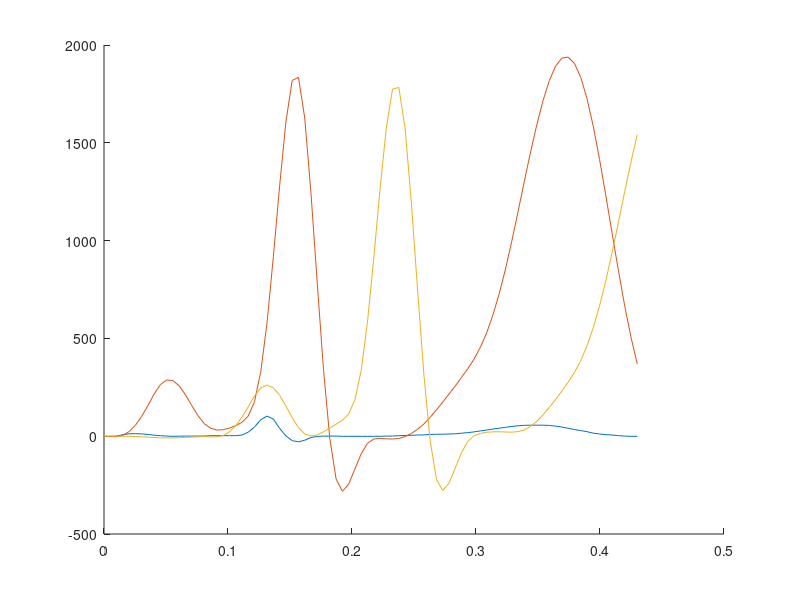
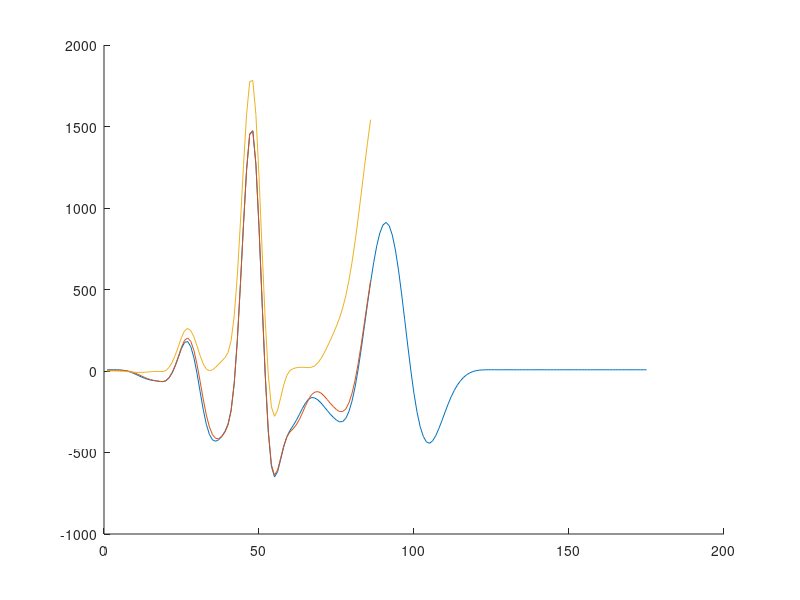

Source code (MATLAB) for these figures, in order:
close all
clear all
data = csvread('ECG_Values.csv')
y_vals = interp1(data(:,1),data(:,2),linspace(0,data(632,1),86))
y_vals = -y_vals+110;
x_vals = linspace(0,data(632,1),86)

f = linspace(0,200,176);
f = f(1:175);
H = ((1-exp(-12*j*pi.*f/200)).^2./(1- exp(-2*j*pi.*f/200)).^2).*(exp(-32*j*pi.*f/200) - 1/32*(1-exp(-64*j*pi.*f/200)).^1./(1- exp(-2*j*pi.*f/200)).^1);
H(1) = 1-1/32
ECG = fft(y_vals,175);
%ECG_PB = H(2:87).*ECG(2:87);
ECG_PB = H.*ECG;
%figure
%plot(f,abs(ECG_PB)/max(abs(ECG_PB)))
%plot(abs(ECG_PB)/max(abs(ECG_PB)))

f = linspace(0,200,87);
f = f(1:86);
H = ((1-exp(-12*j*pi.*f/200)).^2./(1- exp(-2*j*pi.*f/200)).^2).*(exp(-32*j*pi.*f/200) - 1/32*(1-exp(-64*j*pi.*f/200)).^1./(1- exp(-2*j*pi.*f/200)).^1);
H(1) = 1-1/32
%figure
ht = real(ifft(H))
hpb = conv(y_vals(1:86),fliplr(ht),"same")
%plot(hpb)

%eq° diff
%passe bas
ecg = y_vals;
for i = 1:length(y_vals)
  if (i<2)
  ecg_f1(i) = ecg(i);
  endif

  if (i>=2&&i<3)
  ecg_f1(i) = ecg(i) + 2*ecg_f1(i-1);
endif

  if (i>=3&&i<7)
  ecg_f1(i) = ecg(i) + 2*ecg_f1(i-1)- ecg_f1(i-2);
  endif

  if (i>=7&&i<13)
    ecg_f1(i) = ecg(i) + 2*ecg_f1(i-1)- ecg_f1(i-2) - 2*ecg(i-6);
  endif

    if (i>=13&&i<87)
    ecg_f1(i) = ecg(i) + 2*ecg_f1(i-1)- ecg_f1(i-2) - 2*ecg(i-6) + ecg(i-12);
  endif


endfor

%passe haut

%ecg = y_vals;
for i = 1:length(y_vals)
  if (i<2)
  ecg_f2(i) = -1/32*ecg_f1(i);
  endif

  if (i>=2&&i<17)
  ecg_f2(i) = -1/32*ecg_f1(i) - 1/32*ecg_f2(i-1);
endif

  if (i>=17&&i<33)
    i-16
  ecg_f2(i) = ecg_f1(i-16) - 1/32*ecg_f1(i) - 1/32*ecg_f2(i-1);
  endif

  if (i>=33)
  ecg_f2(i) = ecg_f1(i-16) - 1/32*ecg_f1(i) - 1/32*ecg_f2(i-1) +1/32*ecg_f1(i-32);
  endif


endfor
figure
hold on
plot(linspace(0,0.43,86),ecg)
plot(linspace(0,0.43,86),ecg_f1)
plot(linspace(0,0.43,86),ecg_f2)

%signaux temporels
figure
hold on
plot(real(ifft(ECG_PB)))
plot(hpb)
%plot(imag(ifft(ECG_PB)))
plot(ecg_f2)
A = [(2.*linspace(0,0.43,86)/0.43)' (real(ifft(ECG_PB(1:86)))/1505)'];
A;
save('-ascii','bp_sig_ECG.txt','A')

##
####%spectre
##figure
##hold on
####
####f2 = linspace(0,200,501);
####f2 = f2(1:500);
####
####H2 = ((1-exp(-12*j*pi.*f2/200)).^2./(1- exp(-2*j*pi.*f2/200)).^2).*(exp(-32*j*pi.*f2/200) - 1/32*(1-exp(-64*j*pi.*f2/200)).^1./(1- exp(-2*j*pi.*f2/200)).^1);
####H2(1) = 1-1/32
##
##%plot(abs(H2.*fft(ecg,500))/max(abs(fft(H2.*fft(ecg,500)))))
##%plot(abs(H2.*fft(ecg,500))/20000)
##plot(abs(fft(ecg_f2,500))/max(abs(fft(ecg_f2))))
##plot(abs(fft(hpb,500))/max(abs(fft(hpb))))
